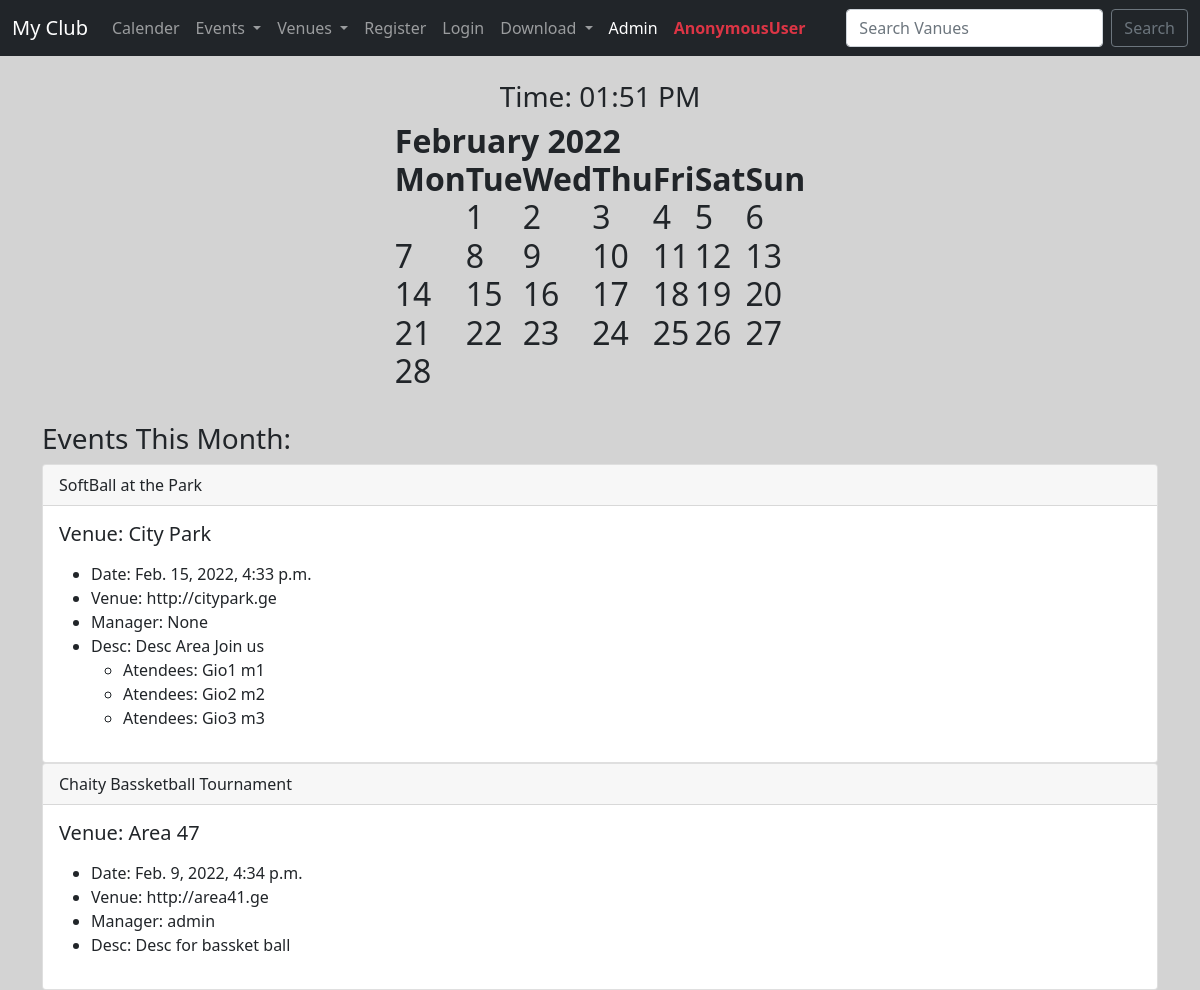
The app's page /, older data.
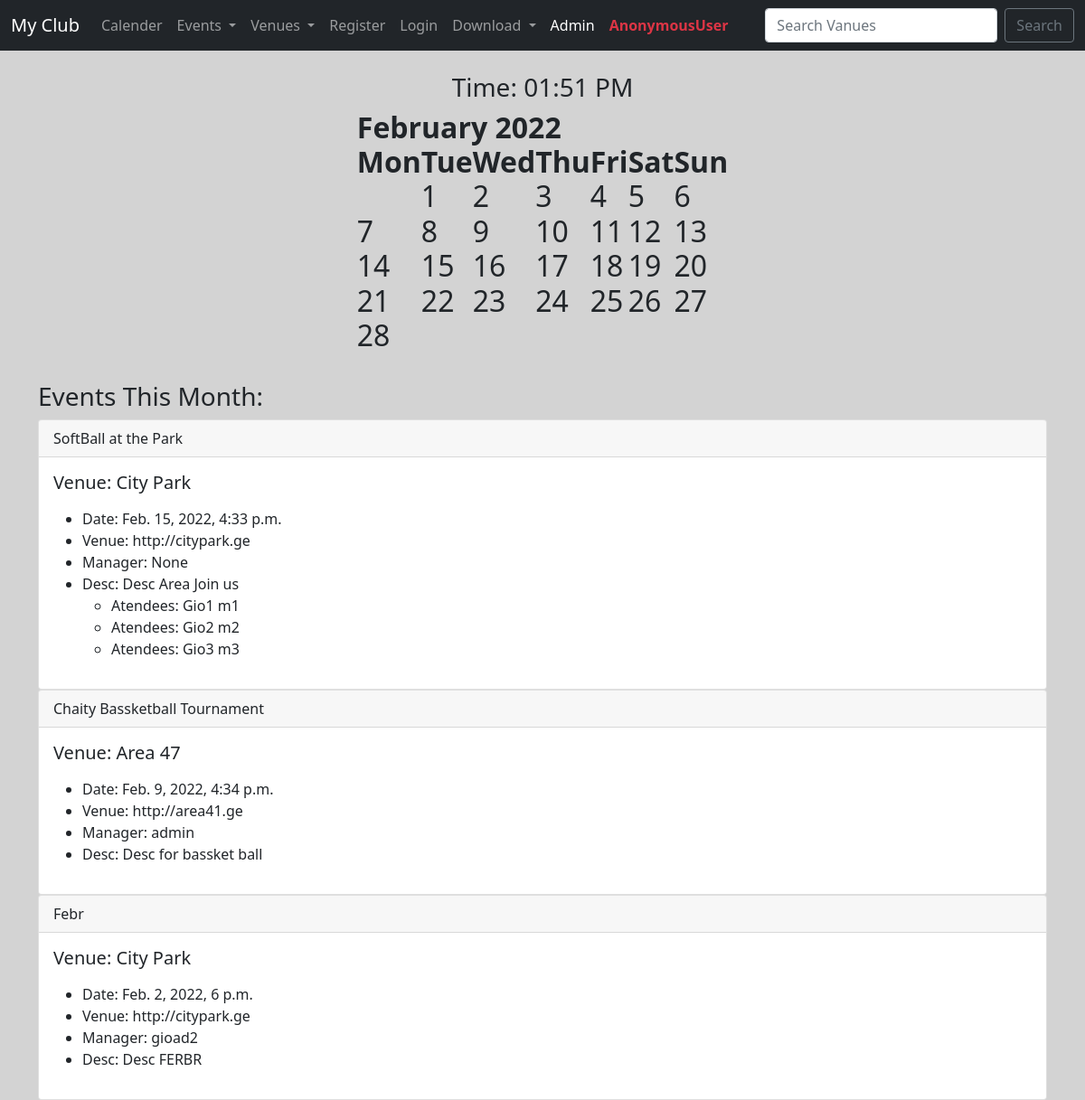
The same page, newer data.
### events/models.py (models this page shows)
class Event(models.Model):
    name =      models.CharField('Event Name', max_length=120)
    event_date = models.DateTimeField()
    venue  =    models.ForeignKey(Venue, blank=True, null=True, on_delete=models.CASCADE)
    manager =   models.ForeignKey(User, blank=True, null=True, on_delete=models.SET_NULL)
    description = models.TextField(blank=True, null=True)
    attendees = models.ManyToManyField(MyClubUser, blank=True)
    def __str__(self) -> str:
        return self.name

class Venue(models.Model):
    name =      models.CharField('Venue Name', max_length=120)
    address =   models.CharField(max_length=220)
    zip_code =  models.CharField('Zip Code', max_length=15)
    phone =     models.CharField('Contact Phone', max_length=120, blank=True)
    web =       models.URLField('Website Address', blank=True)
    email_address = models.EmailField('Email Address', blank=True)
    owner = models.IntegerField("Venue Owner", blank=False, default=1)
    venue_image = models.ImageField(null=True, blank=True, upload_to='images/')
    def __str__(self) -> str:
        return self.name

class MyClubUser(models.Model):
    first_name =    models.CharField(max_length=244)
    last_name =    models.CharField(max_length=244)
    Email =    models.EmailField('User Email')
    def __str__(self) -> str:
        return self.first_name + ' ' + self.last_name

### events/views.py (the view)
# urls.py: path('', views.home, name='home'),
def home(request, year=datetime.now().year, month=datetime.now().strftime('%B')):
    month = month.title()
    month_number = list(calendar.month_name).index(month)
    month_number = int(month_number)
    cal = HTMLCalendar().formatmonth(year, month_number)
    now = datetime.now()
    current_year = now.year
    event_month = Event.objects.filter(event_date__year=year, event_date__month=month_number)
    time = now.strftime('%I:%M:%S %p')
    time2 = now.strftime('%I:%M %p')
    return render(request, 'events/home.html', {
        'name': 'John',
        'year':year,
        'month':month,
        'month_number':month_number,
        'cal' : cal,
        'current_year':current_year,
        'time': time,
        'time2': time2,
        'event_month':event_month,
    })

### events/templates/events/home.html (shortened to what this page needs)
{% extends 'events/base.html' %}
{% block content %}
<center>
    <h3>Time: {{ time2 }}</h3>
    <h2>
        {{ cal | safe }}
    </h2>
</center>
<br>
<h3>
    Events This Month:
</h3>
{% if event_month %}
{% for item in event_month %}
<div class="card">
    <div class="card-header">
        {{ item }}
    </div>
    <div class="card-body">
        <h5 class="card-title">Venue: {{ item.venue }}</h5>
        <p class="card-text">
        <ul>
            <li>Date: {{ item.event_date }}</li>
            <li>Venue: {{ item.venue.web }}</li>
            <li>Manager: {{ item.manager }}</li>
            <li>Desc: {{ item.description }}</li>
            <ul>
                {% for user in item.attendees.all %}
                <li>Atendees: {{ user }}</li>
                {% endfor %}
            </ul>
        </ul>
        </p>
    </div>
</div>
{%endfor%}
{% else %}
Sorry, N Events in this month...
{%endif%}
{% endblock %}

Row changes from the older to the newer data that the page shows:
added Event: name "Febr", venue "City Park", event_date "Feb. 2, 2022, 6 p.m.", venue.web "http://citypark.ge", manager "gioad2", description "Desc FERBR"
